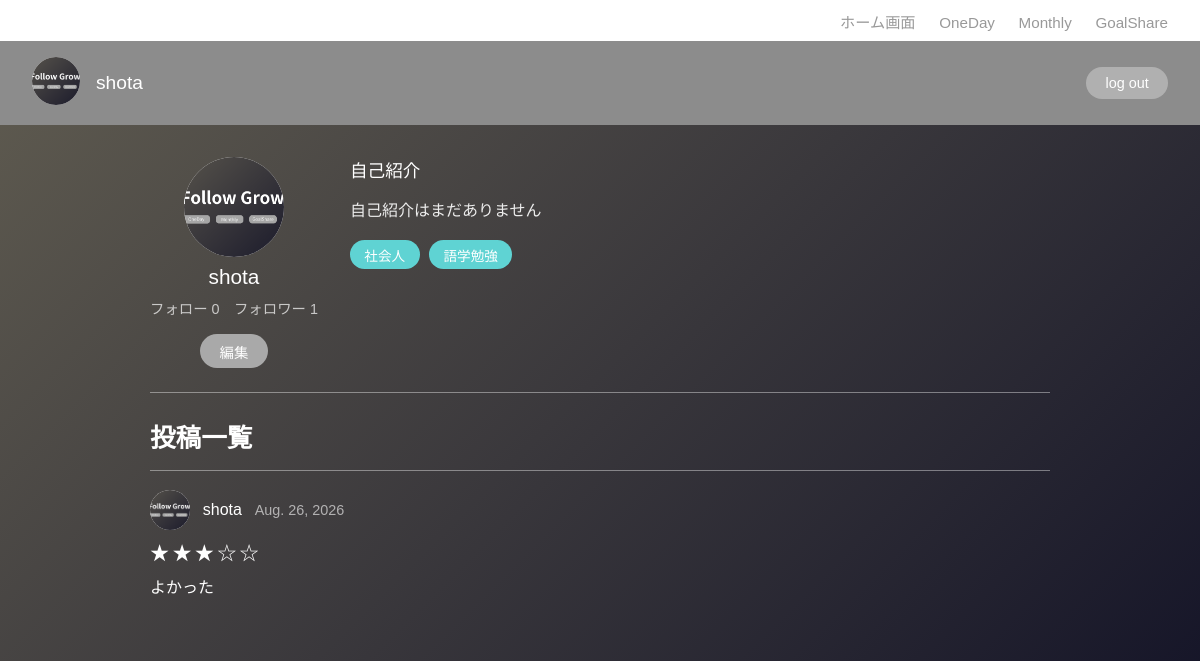
The page /accounts/profile/shota/ (signed in) on the database as committed earlier.
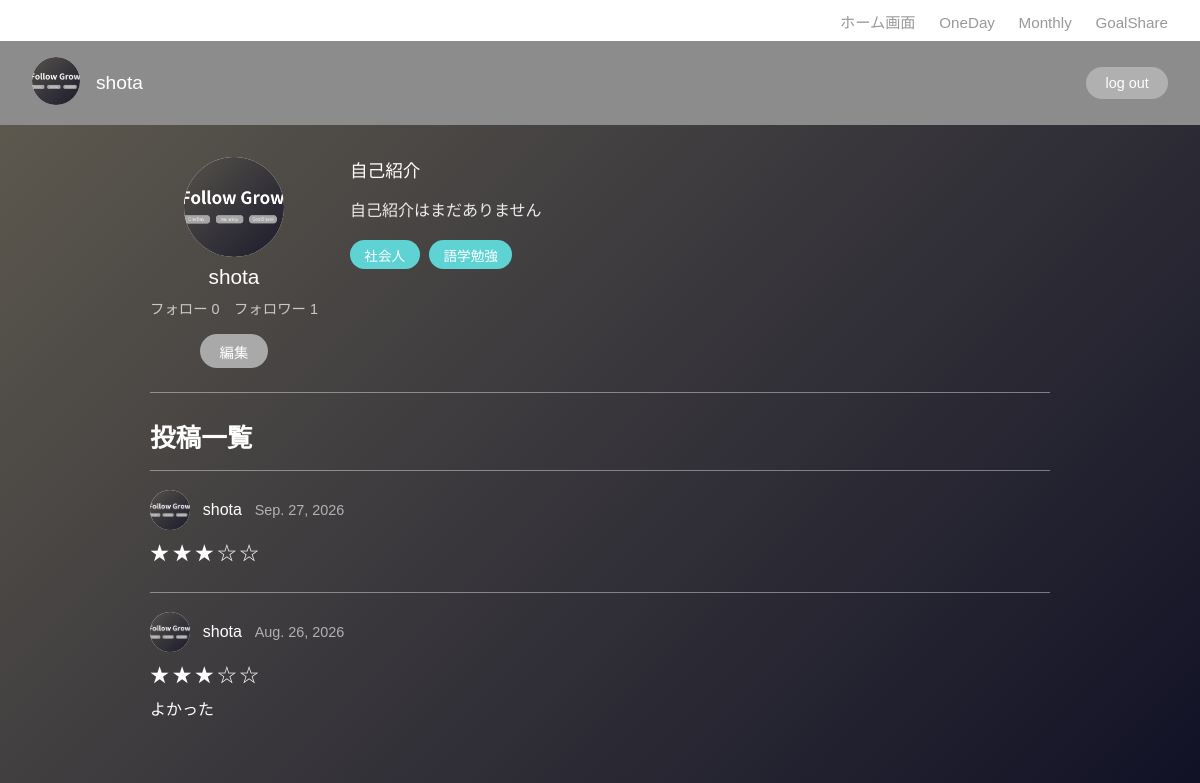
The same page on the database as committed later.
### accounts/models.py (models this page shows, shortened)
class Tag(models.Model):
    name = models.CharField(max_length=30, unique=True)

class Profile(models.Model):
    user = models.OneToOneField(User, on_delete=models.CASCADE, related_name='profile')
    avatar = models.ImageField(upload_to='avatars/', null=True, blank=True)
    bio = models.TextField(max_length=300, blank=True)
    tags = models.ManyToManyField(Tag, blank=True, related_name='profiles')

### GoalShare/models.py (models this page shows, shortened)
class DailyReflection(models.Model):
    user = models.ForeignKey(User, on_delete=models.CASCADE, related_name='reflections')
    date = models.DateField(default=timezone.localdate)
    rating = models.PositiveSmallIntegerField(null=True, blank=True)
    comment = models.TextField(blank=True)
    selected_tasks = models.TextField(blank=True)
    created_at = models.DateTimeField(auto_now_add=True)
    class Meta:
        constraints = [
            models.UniqueConstraint(fields=['user', 'date'], name='unique_daily_reflection')
        ]
        ordering = ['-date']

### accounts/views.py (the view)
# urls.py: path('profile/<str:username>/', views.profile_view, name='profile_view'),
@login_required
def profile_view(request, username):
    target_user = get_object_or_404(User, username=username)
    reflections = DailyReflection.objects.filter(user=target_user)
    is_following = Follow.objects.filter(follower=request.user, following=target_user).exists()
    context = {
        'target_user': target_user,
        'reflections': reflections,
        'is_following': is_following,
        'following_count': target_user.following.count(),
        'followers_count': target_user.followers.count(),
        'is_own_profile': target_user == request.user,
    }
    return render(request, 'accounts/profile_view.html', context)

### templates/accounts/profile_view.html (shortened to what this page needs)
{% extends 'base.html' %}
{% block content %}
<div class="profile-top">
    <div class="profile-left">
        {% if target_user.profile.avatar %}
            <img src="{{ target_user.profile.avatar.url }}" class="profile-avatar-lg" alt="avatar">
         {% else %}
            <div class="profile-avatar-lg"></div>
        {% endif %}
        <span class="profile-username">{{ target_user.username }}</span>
        <span class="profile-counts">フォロー {{ following_count }}　フォロワー {{ followers_count }}</span>
        {% if is_own_profile %}
            <a href="{% url 'profile_edit' %}" class="profile-follow-btn" style="text-decoration:none; display:inline-block;">編集</a>
        {% endif %}
</div>
    <div class="profile-right">
        <div class="profile-bio-label">自己紹介</div>
        <p class="profile-bio-text">
            {% if target_user.profile.bio %}
                {{ target_user.profile.bio }}
            {% else %}
                自己紹介はまだありません
            {% endif %}
        </p>
        {% if target_user.profile.tags.all %}
            <div class="profile-tags">
                {% for tag in target_user.profile.tags.all %}
                    <span class="profile-tag-badge">{{ tag.name }}</span>
                {% endfor %}
            </div>
        {% endif %}
    </div>
</div>
<h2 class="posts-heading">投稿一覧</h2>
{% for reflection in reflections %}
    <div class="profile-reflection-card">
        <div class="profile-reflection-header">
            {% if reflection.user.profile.avatar %}
                <img src="{{ reflection.user.profile.avatar.url }}" class="profile-reflection-avatar" alt="avatar">
            {% else %}
                <div class="profile-reflection-avatar"></div>
            {% endif %}
            <span>{{ reflection.user.username }}</span>
            <span style="color: rgba(255,255,255,0.6); font-size: 0.9rem;">{{ reflection.date|date:"M. j, Y" }}</span>
        </div>
        {% if reflection.rating %}
            <div class="profile-reflection-stars">
                {% for i in "12345" %}{% if forloop.counter <= reflection.rating %}★{% else %}☆{% endif %}{% endfor %}
            </div>
        {% endif %}
        {% if reflection.comment %}
            <p style="margin-top: 0.5rem;">{{ reflection.comment }}</p>
        {% endif %}
    </div>
{% empty %}
    <p style="color: rgba(255,255,255,0.7);">まだ投稿がありません</p>
{% endfor %}
{% endblock %}

Rows that differ between the two databases and show on the page:
added DailyReflection: user.profile.avatar (picture), user.username "shota", date "Sep. 27, 2026", rating 3 (drawn)
